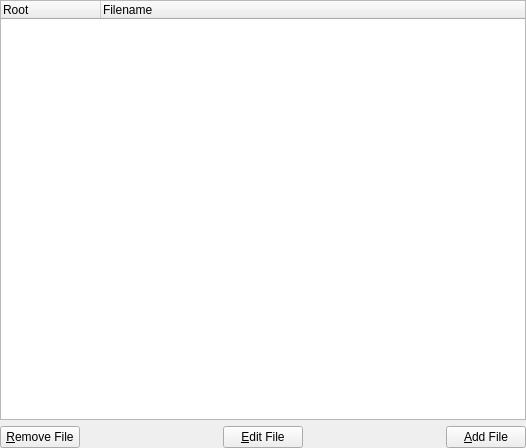
<ui version="4.0" >
 <class>toTemplateSetupUI</class>
 <widget class="QWidget" name="toTemplateSetupUI" >
  <property name="geometry" >
   <rect>
    <x>0</x>
    <y>0</y>
    <width>526</width>
    <height>448</height>
   </rect>
  </property>
  <property name="windowTitle" >
   <string>Form1</string>
  </property>
  <layout class="QGridLayout" >
   <property name="leftMargin" >
    <number>0</number>
   </property>
   <property name="topMargin" >
    <number>0</number>
   </property>
   <property name="rightMargin" >
    <number>0</number>
   </property>
   <property name="bottomMargin" >
    <number>0</number>
   </property>
   <property name="horizontalSpacing" >
    <number>6</number>
   </property>
   <property name="verticalSpacing" >
    <number>6</number>
   </property>
   <item row="0" column="0" colspan="5" >
    <widget class="toTreeWidget" name="FileList" >
     <property name="allColumnsShowFocus" >
      <bool>true</bool>
     </property>
     <column>
      <property name="text" >
       <string>Root</string>
      </property>
     </column>
     <column>
      <property name="text" >
       <string>Filename</string>
      </property>
     </column>
    </widget>
   </item>
   <item row="1" column="4" >
    <widget class="QPushButton" name="AddButton" >
     <property name="sizePolicy" >
      <sizepolicy vsizetype="Fixed" hsizetype="Fixed" >
       <horstretch>0</horstretch>
       <verstretch>0</verstretch>
      </sizepolicy>
     </property>
     <property name="text" >
      <string>&amp;Add File</string>
     </property>
    </widget>
   </item>
   <item row="1" column="0" >
    <widget class="QPushButton" name="RemoveButton" >
     <property name="sizePolicy" >
      <sizepolicy vsizetype="Fixed" hsizetype="Fixed" >
       <horstretch>0</horstretch>
       <verstretch>0</verstretch>
      </sizepolicy>
     </property>
     <property name="text" >
      <string>&amp;Remove File</string>
     </property>
    </widget>
   </item>
   <item row="1" column="2" >
    <widget class="QPushButton" name="EditButton" >
     <property name="sizePolicy" >
      <sizepolicy vsizetype="Fixed" hsizetype="Fixed" >
       <horstretch>0</horstretch>
       <verstretch>0</verstretch>
      </sizepolicy>
     </property>
     <property name="text" >
      <string>&amp;Edit File</string>
     </property>
    </widget>
   </item>
   <item row="1" column="1" >
    <spacer>
     <property name="orientation" >
      <enum>Qt::Horizontal</enum>
     </property>
     <property name="sizeType" >
      <enum>QSizePolicy::Expanding</enum>
     </property>
     <property name="sizeHint" >
      <size>
       <width>20</width>
       <height>20</height>
      </size>
     </property>
    </spacer>
   </item>
   <item row="1" column="3" >
    <spacer>
     <property name="orientation" >
      <enum>Qt::Horizontal</enum>
     </property>
     <property name="sizeType" >
      <enum>QSizePolicy::Expanding</enum>
     </property>
     <property name="sizeHint" >
      <size>
       <width>20</width>
       <height>20</height>
      </size>
     </property>
    </spacer>
   </item>
  </layout>
 </widget>
 <customwidgets>
  <customwidget>
   <class>toTreeWidget</class>
   <extends>QTreeWidget</extends>
   <header>totreewidget.h</header>
  </customwidget>
 </customwidgets>
 <tabstops>
  <tabstop>EditButton</tabstop>
  <tabstop>FileList</tabstop>
  <tabstop>AddButton</tabstop>
  <tabstop>RemoveButton</tabstop>
 </tabstops>
 <resources/>
 <connections>
  <connection>
   <sender>EditButton</sender>
   <signal>clicked()</signal>
   <receiver>toTemplateSetupUI</receiver>
   <slot>editFile()</slot>
   <hints>
    <hint type="sourcelabel" >
     <x>20</x>
     <y>20</y>
    </hint>
    <hint type="destinationlabel" >
     <x>20</x>
     <y>20</y>
    </hint>
   </hints>
  </connection>
  <connection>
   <sender>RemoveButton</sender>
   <signal>clicked()</signal>
   <receiver>toTemplateSetupUI</receiver>
   <slot>delFile()</slot>
   <hints>
    <hint type="sourcelabel" >
     <x>20</x>
     <y>20</y>
    </hint>
    <hint type="destinationlabel" >
     <x>20</x>
     <y>20</y>
    </hint>
   </hints>
  </connection>
  <connection>
   <sender>AddButton</sender>
   <signal>clicked()</signal>
   <receiver>toTemplateSetupUI</receiver>
   <slot>addFile()</slot>
   <hints>
    <hint type="sourcelabel" >
     <x>20</x>
     <y>20</y>
    </hint>
    <hint type="destinationlabel" >
     <x>20</x>
     <y>20</y>
    </hint>
   </hints>
  </connection>
 </connections>
</ui>
